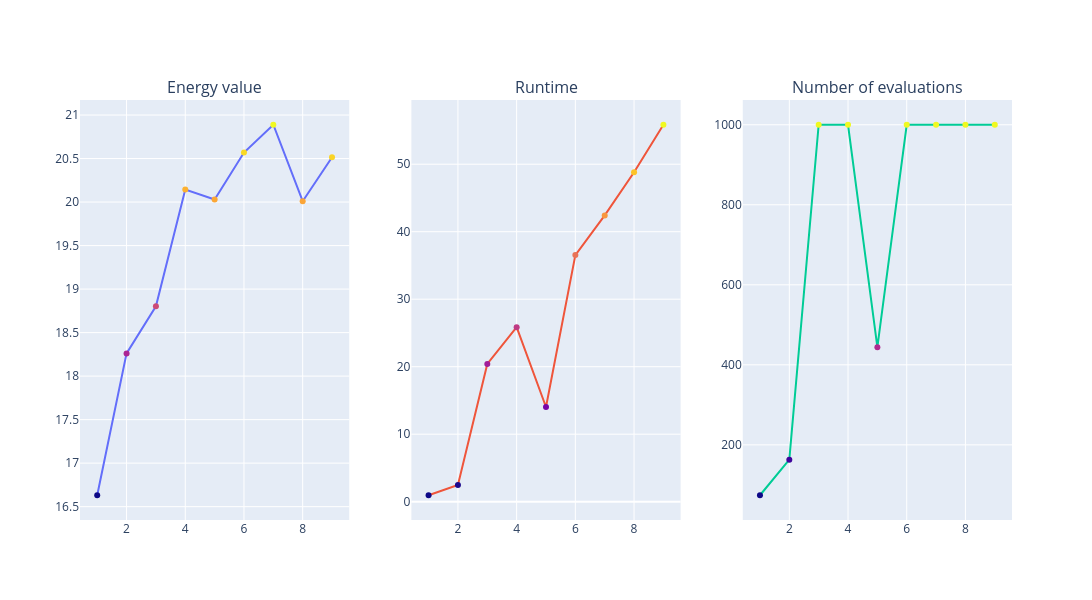

Notebook code cell kept with this figure:
### Markdown cell above
### Higher values of $p$

With higher values of $p$, QAOA is theoretically able to reach a quantum state with a better energy value with respect to the cost Hamiltonian since increasing the number of layers strictly increases the space of quantum states, one is able to reach. That is, if 
$$
M_p = \max_{\beta, \gamma \in \mathbb{R}^p} \langle \psi_p(\beta, \gamma) \vert H_C  \vert \psi_p(\beta, \gamma) \rangle
$$
denotes the maximal energy value reachable with a QAOA variational form of depth $p$, it holds that
$$
M_{p+1} \geq M_p.
$$
In fact, using the adiabatic theorem, one can prove, that in the infinite limit, we are able to reach the maximal cost function value $C_{max}$
$$
\lim\limits_{p \to \inf} M_p = C_{max}.
$$
While the connection to adiabatic quantum computing serves as a justification of why we might expect QAOA to yield good optimization results, it only holds in the infinite limit, which in turn corresponds to an infinitely long quantum algorithm.
One also needs to be mindful of the fact that the number of parameters increases with the number of layers, and finding the global optimum becomes increasingly harder when introducing more parameters.<br>
The following plots show the evolution of the optimal QAOA state found for increasing values of $p$ and give some idea of how the circuit depth affects QAOA performance.

### Code cell
graph_name = 'custom'
quadratic_program = quadratic_program_from_graph(graphs[graph_name])
#Create callback to record total number of evaluations
max_evals = 0
def callback(eval_count, params, mean, std_dev):
    global max_evals
    max_evals = eval_count

#Create empty lists to track values
energies = []
runtimes = []
num_evals=[]
    
#Run QAOA for different values of p
for p in range(1,10):
    print(f'Evaluating for p = {p}...')
    qaoa = QAOA(optimizer = optimizers['cobyla'], quantum_instance = backend, reps=p, callback=callback)
    eigen_optimizer = MinimumEigenOptimizer(min_eigen_solver = qaoa)
    start = time()
    result = eigen_optimizer.solve(quadratic_program)
    runtimes.append(time()-start)
    num_evals.append(max_evals)
    #Calculate energy of final state from samples
    avg_value = 0.
    for sample in result.samples:
        avg_value += sample.probability*sample.fval
    energies.append(avg_value)

#Create and display plots
energy_plot = go.Scatter(x = list(range(1,10)), y =energies, marker=dict(color=energies, colorscale = 'plasma'))
runtime_plot = go.Scatter(x = list(range(1,10)), y =runtimes, marker=dict(color=runtimes, colorscale = 'plasma'))
num_evals_plot = go.Scatter(x = list(range(1,10)), y =num_evals, marker=dict(color=num_evals, colorscale = 'plasma'))
fig = make_subplots(rows = 1, cols = 3, subplot_titles = ['Energy value', 'Runtime', 'Number of evaluations'])
fig.update_layout(width=1800,height=600, showlegend=False)
fig.add_trace(energy_plot, row=1, col=1)
fig.add_trace(runtime_plot, row=1, col=2)
fig.add_trace(num_evals_plot, row=1, col=3)
clear_output()
fig.show()

### Figure 1 — Plotly figure (JSON) as saved in the notebook; plotly's stock layout.template omitted (floating-point values rounded to 4 significant figures)
{"data": [{"marker": {"color": [16.63, 18.26, 18.8, 20.15, 20.03, 20.57, 20.89, 20.01, 20.51], "colorscale": [[0, "#0d0887"], [0.1111, "#46039f"], [0.2222, "#7201a8"], [0.3333, "#9c179e"], [0.4444, "#bd3786"], [0.5556, "#d8576b"], [0.6667, "#ed7953"], [0.7778, "#fb9f3a"], [0.8889, "#fdca26"], [1, "#f0f921"]]}, "type": "scatter", "x": [1, 2, 3, 4, 5, 6, 7, 8, 9], "xaxis": "x", "y": [16.63, 18.26, 18.8, 20.15, 20.03, 20.57, 20.89, 20.01, 20.51], "yaxis": "y"}, {"marker": {"color": [0.9543, 2.487, 20.4, 25.86, 14.03, 36.53, 42.41, 48.8, 55.85], "colorscale": [[0, "#0d0887"], [0.1111, "#46039f"], [0.2222, "#7201a8"], [0.3333, "#9c179e"], [0.4444, "#bd3786"], [0.5556, "#d8576b"], [0.6667, "#ed7953"], [0.7778, "#fb9f3a"], [0.8889, "#fdca26"], [1, "#f0f921"]]}, "type": "scatter", "x": [1, 2, 3, 4, 5, 6, 7, 8, 9], "xaxis": "x2", "y": [0.9543, 2.487, 20.4, 25.86, 14.03, 36.53, 42.41, 48.8, 55.85], "yaxis": "y2"}, {"marker": {"color": [74, 163, 1000, 1000, 444, 1000, 1000, 1000, 1000], "colorscale": [[0, "#0d0887"], [0.1111, "#46039f"], [0.2222, "#7201a8"], [0.3333, "#9c179e"], [0.4444, "#bd3786"], [0.5556, "#d8576b"], [0.6667, "#ed7953"], [0.7778, "#fb9f3a"], [0.8889, "#fdca26"], [1, "#f0f921"]]}, "type": "scatter", "x": [1, 2, 3, 4, 5, 6, 7, 8, 9], "xaxis": "x3", "y": [74, 163, 1000, 1000, 444, 1000, 1000, 1000, 1000], "yaxis": "y3"}], "layout": {"annotations": [{"font": {"size": 16}, "showarrow": false, "text": "Energy value", "x": 0.1444, "xanchor": "center", "xref": "paper", "y": 1, "yanchor": "bottom", "yref": "paper"}, {"font": {"size": 16}, "showarrow": false, "text": "Runtime", "x": 0.5, "xanchor": "center", "xref": "paper", "y": 1, "yanchor": "bottom", "yref": "paper"}, {"font": {"size": 16}, "showarrow": false, "text": "Number of evaluations", "x": 0.8556, "xanchor": "center", "xref": "paper", "y": 1, "yanchor": "bottom", "yref": "paper"}], "height": 600, "showlegend": false, "width": 1800, "xaxis": {"anchor": "y", "domain": [0, 0.2889]}, "xaxis2": {"anchor": "y2", "domain": [0.3556, 0.6444]}, "xaxis3": {"anchor": "y3", "domain": [0.7111, 1]}, "yaxis": {"anchor": "x", "domain": [0, 1]}, "yaxis2": {"anchor": "x2", "domain": [0, 1]}, "yaxis3": {"anchor": "x3", "domain": [0, 1]}}}
